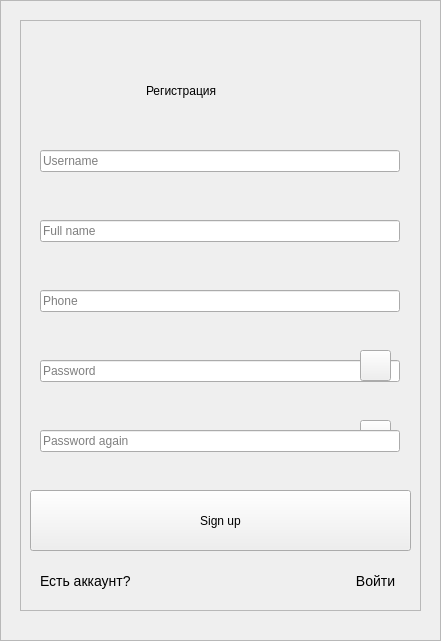
<?xml version="1.0" encoding="UTF-8"?>
<ui version="4.0">
 <class>Registration</class>
 <widget class="QWidget" name="Registration">
  <property name="geometry">
   <rect>
    <x>0</x>
    <y>0</y>
    <width>441</width>
    <height>641</height>
   </rect>
  </property>
  <property name="minimumSize">
   <size>
    <width>441</width>
    <height>641</height>
   </size>
  </property>
  <property name="maximumSize">
   <size>
    <width>541</width>
    <height>641</height>
   </size>
  </property>
  <property name="windowTitle">
   <string>Registration</string>
  </property>
  <property name="styleSheet">
   <string notr="true">*
{
	font-family:sans-serif;
	font-size:24px;
}

#frame
{
	background:#333;
	border-radius:22px;
}

#frame_2
{
	background:url(C:\Users\Wester35\Downloads\sgustok_fraktal_sirenevyj_132619_1600x1200.jpg);
	border-radius:10px;
}

#pushButton
{
color:white;
background:#4B0082;
border-radius:15px;
transition: background 1s;
}

#pushButton:hover
{
	color:#4B0082;
	background:#696969;
	border-radius:15px;

}

#pushButton:pressed
{
background-color: #483D8B;
transform: scale(0.9);
}

QToolButton
{
background:#4B0082;
border-radius:60px;
}

QMainWindow
{
background:url('resources/sgustok_fraktal_sirenevyj_132619_1600x1200.jpg');
}

QLineEdit
{
background:transparent;
border:none;
color:#717072;
border-bottom:1px solid #717072;
}

#checkPassword
{
background:#333;
color:white;
border-radius:15px;
transition: background 1s;
}

#checkPassword:hover
{
background:#4B0082;
border-radius:15px;
}

#checkPassword:pressed
{
background:#483D8B;
transform: scale(0.9);
}

QCheckBox {
    font-size: 16px;
}

#checkPassword
{
background:#333;
color:white;
border-radius:15px;
transition: background 1s;
}

#checkPassword_2
{
background:#333;
color:white;
border-radius:15px;
transition: background 1s;
}</string>
  </property>
  <widget class="QFrame" name="frame_2">
   <property name="geometry">
    <rect>
     <x>0</x>
     <y>0</y>
     <width>441</width>
     <height>641</height>
    </rect>
   </property>
   <property name="minimumSize">
    <size>
     <width>0</width>
     <height>0</height>
    </size>
   </property>
   <property name="maximumSize">
    <size>
     <width>541</width>
     <height>720</height>
    </size>
   </property>
   <property name="frameShape">
    <enum>QFrame::Shape::StyledPanel</enum>
   </property>
   <property name="frameShadow">
    <enum>QFrame::Shadow::Raised</enum>
   </property>
   <widget class="QFrame" name="frame">
    <property name="geometry">
     <rect>
      <x>20</x>
      <y>20</y>
      <width>401</width>
      <height>591</height>
     </rect>
    </property>
    <property name="frameShape">
     <enum>QFrame::Shape::StyledPanel</enum>
    </property>
    <property name="frameShadow">
     <enum>QFrame::Shadow::Raised</enum>
    </property>
    <widget class="QLabel" name="label">
     <property name="geometry">
      <rect>
       <x>126</x>
       <y>50</y>
       <width>151</width>
       <height>41</height>
      </rect>
     </property>
     <property name="styleSheet">
      <string notr="true"/>
     </property>
     <property name="text">
      <string>Регистрация</string>
     </property>
    </widget>
    <widget class="QPushButton" name="pushButton">
     <property name="geometry">
      <rect>
       <x>10</x>
       <y>470</y>
       <width>381</width>
       <height>61</height>
      </rect>
     </property>
     <property name="text">
      <string>Sign up</string>
     </property>
    </widget>
    <widget class="QLineEdit" name="usernameEdit">
     <property name="geometry">
      <rect>
       <x>20</x>
       <y>130</y>
       <width>360</width>
       <height>22</height>
      </rect>
     </property>
     <property name="text">
      <string/>
     </property>
     <property name="placeholderText">
      <string>Username</string>
     </property>
    </widget>
    <widget class="QLineEdit" name="passwordEdit">
     <property name="geometry">
      <rect>
       <x>20</x>
       <y>340</y>
       <width>360</width>
       <height>22</height>
      </rect>
     </property>
     <property name="inputMask">
      <string/>
     </property>
     <property name="text">
      <string/>
     </property>
     <property name="echoMode">
      <enum>QLineEdit::EchoMode::Password</enum>
     </property>
     <property name="placeholderText">
      <string>Password</string>
     </property>
    </widget>
    <widget class="QPushButton" name="checkPassword_2">
     <property name="geometry">
      <rect>
       <x>340</x>
       <y>400</y>
       <width>31</width>
       <height>31</height>
      </rect>
     </property>
     <property name="text">
      <string/>
     </property>
    </widget>
    <widget class="QLineEdit" name="fioEdit">
     <property name="geometry">
      <rect>
       <x>20</x>
       <y>200</y>
       <width>360</width>
       <height>22</height>
      </rect>
     </property>
     <property name="text">
      <string/>
     </property>
     <property name="placeholderText">
      <string>Full name</string>
     </property>
    </widget>
    <widget class="QLineEdit" name="phoneEdit">
     <property name="geometry">
      <rect>
       <x>20</x>
       <y>270</y>
       <width>360</width>
       <height>22</height>
      </rect>
     </property>
     <property name="text">
      <string/>
     </property>
     <property name="placeholderText">
      <string>Phone</string>
     </property>
    </widget>
    <widget class="QLineEdit" name="passwordEdit_2">
     <property name="geometry">
      <rect>
       <x>20</x>
       <y>410</y>
       <width>360</width>
       <height>22</height>
      </rect>
     </property>
     <property name="inputMask">
      <string/>
     </property>
     <property name="text">
      <string/>
     </property>
     <property name="echoMode">
      <enum>QLineEdit::EchoMode::Password</enum>
     </property>
     <property name="placeholderText">
      <string>Password again</string>
     </property>
    </widget>
    <widget class="QLabel" name="yes_account">
     <property name="geometry">
      <rect>
       <x>20</x>
       <y>550</y>
       <width>161</width>
       <height>21</height>
      </rect>
     </property>
     <property name="styleSheet">
      <string notr="true">*{font-size:14px;}</string>
     </property>
     <property name="text">
      <string>Есть аккаунт?</string>
     </property>
    </widget>
    <widget class="QPushButton" name="to_auth">
     <property name="geometry">
      <rect>
       <x>330</x>
       <y>550</y>
       <width>51</width>
       <height>21</height>
      </rect>
     </property>
     <property name="styleSheet">
      <string notr="true">*{
font-size:14px;
background:transparent;
border: none;
}</string>
     </property>
     <property name="text">
      <string>Войти</string>
     </property>
    </widget>
    <widget class="QPushButton" name="checkPassword">
     <property name="geometry">
      <rect>
       <x>340</x>
       <y>330</y>
       <width>31</width>
       <height>31</height>
      </rect>
     </property>
     <property name="text">
      <string/>
     </property>
    </widget>
    <zorder>label</zorder>
    <zorder>pushButton</zorder>
    <zorder>usernameEdit</zorder>
    <zorder>passwordEdit</zorder>
    <zorder>fioEdit</zorder>
    <zorder>phoneEdit</zorder>
    <zorder>checkPassword_2</zorder>
    <zorder>passwordEdit_2</zorder>
    <zorder>yes_account</zorder>
    <zorder>to_auth</zorder>
    <zorder>checkPassword</zorder>
   </widget>
  </widget>
 </widget>
 <resources/>
 <connections/>
</ui>
